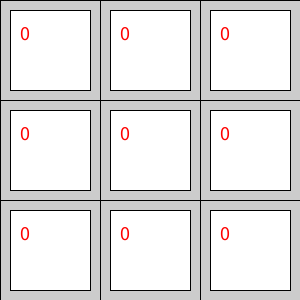
Frame 1 (no input)
Frame 60 (the mouse pressed at the canvas centre just before this capture): identical to frame 1, image omitted
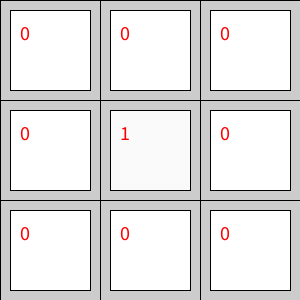
Frame 120 (the mouse held since frame 60 and released just before this capture)

The Processing sketch that drew these frames (run headless with seeded random() and noise(); from frame 60 on, the mouse is pressed at the canvas centre):

// Processing sketch: Accumulator2D
// ── Accumulator2D.pde

// ACCUMULATOR2D Example

// - create a 2D array, where the user can click on a position, and it will 
//   correspond to a value being incremented (counter that counts clicks on that cell)
// - the count will increase, but cause the cell (a rect) to get darker (i.e. fill goes from white to black)

final int M = 3;
final int ACCUMULATOR_INIT_VALUE = 0;  // initial values (slight white/grey)
final int ACCUMULATOR_INC  =  1;       // increments by this each click (moves toward black)
final int GRID_SPACING = 100;

int[][] accumulator = new int[M][M];    // MxM = 3x3 accumulator (elements increase when clicked)


void setup() {

  size(300, 300);
  noFill();

  for (int i=0; i<M; i++) {
    for (int j=0; j<M; j++) {
      // 300x300  - init with zero values
      accumulator[i][j] = ACCUMULATOR_INIT_VALUE;
    }
  }
}


void draw() {
  // run and click the squares to accumulate counters and change colours
  showAccumulator();
  
}


void showAccumulator() {

  for (int i=0; i<M; i++) {
    for (int j=0; j<M; j++) {

      // assume accumulator uses up (0,300) to (0, 300) space on app window
      // draw a rect for each element of the accumulator..  let its value indicate

      stroke(0, 0, 0);
      rect(100*i, 100*j, 100, 100);        // draw rects at steps of 100,100, size 100x100

      fill(255-accumulator[i][j]*5);       // draw smaller rect with colour dep on accumulator value
      rect(100*i + 10, 100*j+10, 80, 80);  // starts at 255 white, then decreases by 5 as accumular increases (i.e becomes darker)
      noFill();

      fill(255, 0, 0);
      textSize(20);                        // show text value of the accumulator[i][j]
      text(""+accumulator[i][j], 100*i + 20, 100*j+40);
      noFill();
    }
  }
}



void mousePressed() {

  int xPos = mouseX;
  int yPos = mouseY;


  // update accumulator
  xPos = xPos/GRID_SPACING;    // int division, gives index into accumulator
  yPos = yPos/GRID_SPACING;

  if (accumulator[xPos][yPos]+ACCUMULATOR_INC <= 255)
    accumulator[xPos][yPos]+=ACCUMULATOR_INC;           // limit to positive
}
